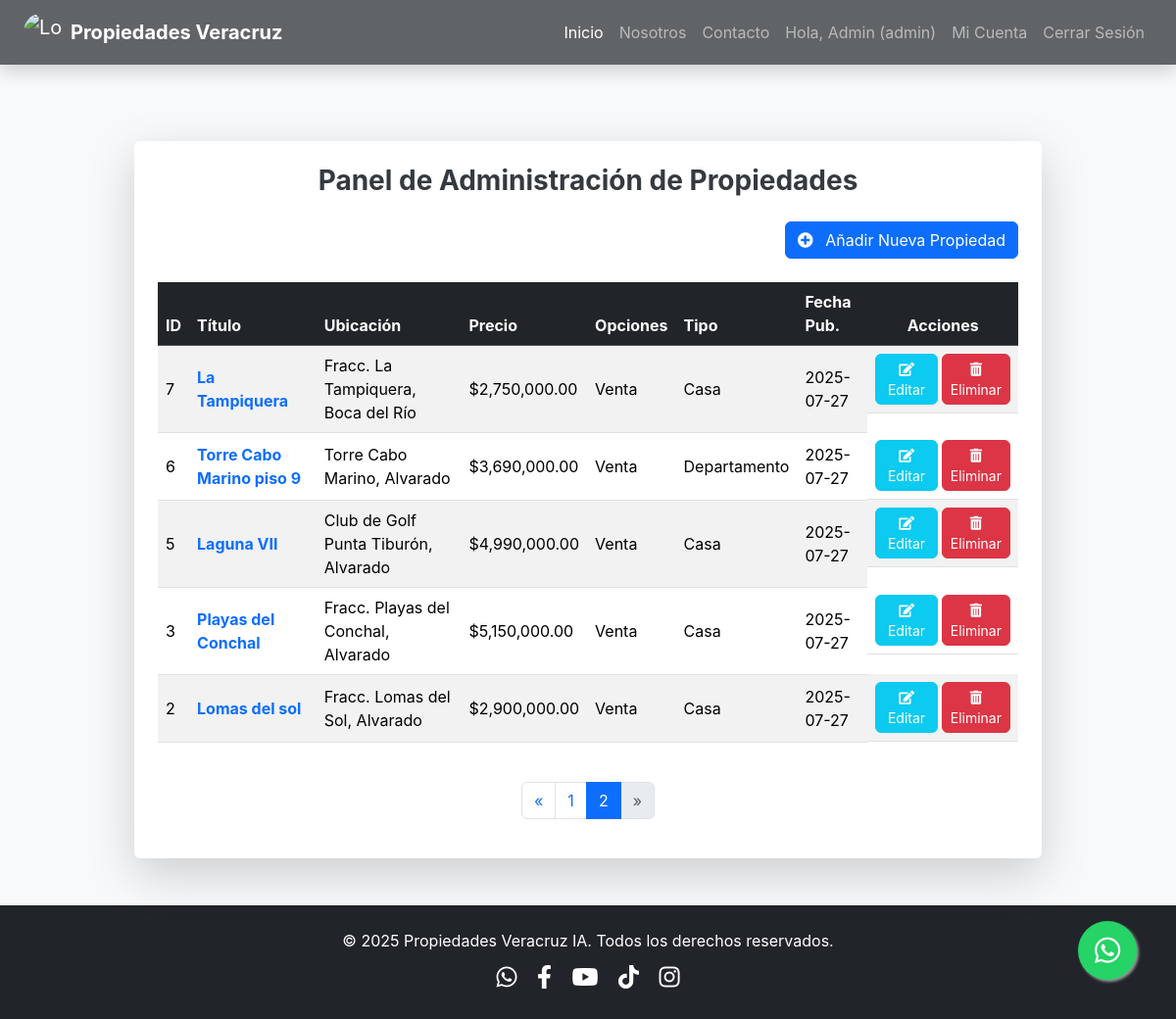
Page /dashboard?page=2 (signed in) on the committed database.
### models.py (models this page shows, shortened)
class User(db.Model, UserMixin):
    __tablename__ = 'user'
    id = db.Column(db.Integer, primary_key=True)
    username = db.Column(db.String(80), unique=True, nullable=False)
    email = db.Column(db.String(120), unique=True, nullable=False)
    password_hash = db.Column(db.String(128), nullable=False)
    is_admin = db.Column(db.Boolean, default=False, nullable=True)

class Property(db.Model):
    __tablename__ = 'property' # Añadido nombre de tabla explícito para consistencia
    id = db.Column(db.Integer, primary_key=True)
    titulo = db.Column(db.String(100), nullable=False)
    descripcion = db.Column(db.Text, nullable=False)
    precio = db.Column(db.Float, nullable=False)
    ubicacion = db.Column(db.String(200), nullable=False)
    municipio = db.Column(db.String(100), nullable=False)
    property_options = db.Column(db.String(100), nullable=False)
    tipo_propiedad = db.Column(db.String(50), nullable=False) # Ej: Casa, Departamento, Terreno
    num_habitaciones = db.Column(db.Integer, nullable=True)
    num_banos = db.Column(db.Integer, nullable=True)
    num_medios_banos = db.Column(db.Integer, default=0)
    num_estacionamientos = db.Column(db.Integer, default=0)
    area_construccion_metros_cuadrados = db.Column(db.Float, nullable=True)
    area_terreno_metros_cuadrados = db.Column(db.Float, nullable=True)
    antiguedad_tipo = db.Column(db.String(50), nullable=True) # Para 'new' o 'years'
    antiguedad_anos = db.Column(db.Integer, nullable=True)
    cuota_mantenimiento = db.Column(db.Float, default=0.0)
    fecha_publicacion = db.Column(db.DateTime, default=datetime.utcnow)
    images = db.relationship('PropertyImage', backref='property', lazy=True, cascade="all, delete-orphan")
    agente_id = db.Column(db.Integer, db.ForeignKey('user.id'), nullable=False)
    agente = db.relationship('User', backref='managed_properties') # Relación inversa para acceder a las propiedades de un usuario

### app.py (the view)
@main.route("/dashboard")
@login_required
def dashboard():
    page = request.args.get('page', 1, type=int)
    user_properties_query = Property.query.filter_by(agente_id=current_user.id).order_by(Property.fecha_publicacion.desc())
    pagination = user_properties_query.paginate(page=page, per_page=current_app.config['PROPERTIES_PER_PAGE'], error_out=False)
    properties = pagination.items
    return render_template('dashboard.html',
                           properties=properties,
                           pagination=pagination,
                           title='Mi Panel de Administración')

### app.py (called while the page is built)
@login_manager.user_loader
def load_user(user_id):
    return db.session.get(User, int(user_id))

### templates/dashboard.html (shortened to what this page needs)
{% extends "base.html" %}
{% block content %}
    <div class="container my-5 pt-5">
        <div class="row justify-content-center">
            <div class="col-lg-10 col-md-12">
                <div class="card shadow-lg border-0 rounded-lg p-4">
                    <h2 class="mb-4 text-center fw-bold text-primary fs-3">Panel de Administración de Propiedades</h2>
                    <div class="d-flex justify-content-end mb-4">
                        <a href="{{ url_for('main.add_property') }}" class="btn btn-primary">
                            <i class="fas fa-plus-circle me-2"></i> Añadir Nueva Propiedad
                        </a>
                    </div>
                    {% if properties %}
                        <div class="table-responsive">
                            <table class="table table-striped table-hover align-middle">
                                <thead class="table-dark">
                                    <tr>
                                        <th scope="col">ID</th>
                                        <th scope="col">Título</th>
                                        <th scope="col">Ubicación</th>
                                        <th scope="col">Precio</th>
                                        <th scope="col">Opciones</th>
                                        <th scope="col">Tipo</th>
                                        <th scope="col">Fecha Pub.</th>
                                        <th scope="col" class="text-center">Acciones</th>
                                    </tr>
                                </thead>
                                <tbody>
                                    {% for property in properties %}
                                    <tr>
                                        <td>{{ property.id }}</td>
                                        <td><a href="{{ url_for('main.property_detail', property_id=property.id) }}" class="text-decoration-none text-primary fw-bold">{{ property.titulo }}</a></td>
                                        <td>{{ property.ubicacion }}, {{ property.municipio }}</td>
                                        <td>${{ "{:,.2f}".format(property.precio) }}</td>
                                        <td>{{ property.property_options }}</td>
                                        <td>{{ property.tipo_propiedad }}</td>
                                        <td>{{ property.fecha_publicacion.strftime('%Y-%m-%d') }}</td>
                                        <td class="text-center d-flex flex-column flex-sm-row justify-content-center align-items-center gap-1">
                                            <a href="{{ url_for('main.edit_property', property_id=property.id) }}" class="btn btn-sm btn-info text-white rounded">
                                                <i class="fas fa-edit"></i> Editar
                                            </a>
                                            <form action="{{ url_for('main.delete_property', property_id=property.id) }}" method="POST" class="d-inline-block">
                                                <button type="submit" class="btn btn-sm btn-danger rounded" onclick="return confirm('¿Estás seguro de que quieres eliminar esta propiedad? Esta acción no se puede deshacer.');">
                                                    <i class="fas fa-trash-alt"></i> Eliminar
                                                </button>
                                            </form>
                                        </td>
                                    </tr>
                                    {% endfor %}
                                </tbody>
                            </table>
                        </div>
                    {% else %}
                        <div class="alert alert-info text-center" role="alert">
                            Aún no has añadido ninguna propiedad. ¡Haz clic en "Añadir Nueva Propiedad" para empezar!
                        </div>
                    {% endif %}
                    {% if pagination.pages > 1 %}
                    <nav aria-label="Page navigation" class="mt-4">
                        <ul class="pagination justify-content-center">
                            <li class="page-item {% if not pagination.has_prev %}disabled{% endif %}">
                                <a class="page-link" href="{{ url_for('main.dashboard', page=pagination.prev_num) }}" aria-label="Previous">
                                    <span aria-hidden="true">&laquo;</span>
                                </a>
                            </li>
                            {% for page_num in pagination.iter_pages(left_edge=1, right_edge=1, left_current=1, right_current=2) %}
                                {% if page_num %}
                                    {% if pagination.page == page_num %}
                                        <li class="page-item active"><a class="page-link" href="#">{{ page_num }}</a></li>
                                    {% else %}
                                        <li class="page-item">
                                            <a class="page-link" href="{{ url_for('main.dashboard', page=page_num) }}">
                                                {{ page_num }}
                                            </a>
                                        </li>
                                    {% endif %}
                                {% else %}
                                    <li class="page-item disabled"><a class="page-link" href="#">...</a></li>
                                {% endif %}
                            {% endfor %}
                            <li class="page-item {% if not pagination.has_next %}disabled{% endif %}">
                                <a class="page-link" href="{{ url_for('main.dashboard', page=pagination.next_num) }}" aria-label="Next">
                                    <span aria-hidden="true">&raquo;</span>
                                </a>
                            </li>
                        </ul>
                    </nav>
                    {% endif %}
                </div>
            </div>
        </div>
    </div>
{% endblock content %}

### templates/base.html (shortened to what this page needs)
<!DOCTYPE html>
<html lang="es">
<head>
    <link href="https://cdn.jsdelivr.net/npm/bootstrap@5.3.3/dist/css/bootstrap.min.css" rel="stylesheet">
    <link rel="stylesheet" href="https://cdn.jsdelivr.net/npm/bootstrap-icons@1.11.3/font/bootstrap-icons.min.css">
    <link rel="stylesheet" href="https://cdnjs.cloudflare.com/ajax/libs/font-awesome/5.15.4/css/all.min.css" />
    <link rel="stylesheet" href="https://cdnjs.cloudflare.com/ajax/libs/animate.css/4.1.1/animate.min.css"/>
    <link rel="stylesheet" href="{{ url_for('static', filename='style.css') }}">
</head>
<body>
    <nav class="navbar navbar-expand-lg navbar-dark bg-dark fixed-top shadow">
        <div class="container-fluid px-4">
            <a class="navbar-brand d-flex align-items-center me-auto" href="{{ url_for('main.home') }}">
                <img src="{{ url_for('static', filename='img/banners/logo_01.jpg') }}" alt="Logo" width="40" height="40" class="d-inline-block align-text-top rounded-circle me-2">
                <span class="fw-bold">Propiedades Veracruz </span>
            </a>
            <div class="collapse navbar-collapse" id="navbarNav">
                <ul class="navbar-nav ms-auto">
                    <li class="nav-item">
                        <a class="nav-link active" aria-current="page" href="{{ url_for('main.home') }}">Inicio</a>
                    </li>
                    <li class="nav-item">
                        <a class="nav-link" href="{{ url_for('main.about_us') }}">Nosotros</a>
                    </li>
                    <li class="nav-item">
                        <a class="nav-link" href="{{ url_for('main.contact') }}">Contacto</a>
                    </li>
                    {% if current_user.is_authenticated %}
                        <li class="nav-item">
                            <span class="nav-link">
                                Hola,
                                {% if current_user.is_admin %}
                                    Admin ({{ current_user.username }})
                                {% else %}
                                    {{ current_user.username }}
                                {% endif %}
                            </span>
                        </li>
                        <li class="nav-item">
                            <a class="nav-link" href="{{ url_for('main.dashboard') }}">Mi Cuenta</a>
                        </li>
                        <li class="nav-item">
                            <a class="nav-link" href="{{ url_for('main.logout') }}">Cerrar Sesión</a>
                        </li>
                    {% endif %}
                </ul>
            </div>
        </div>
    </nav>
    <main class="pt-5">
        {% block content %}{% endblock %}
    </main>
    <footer class="bg-dark text-white text-center py-4 mt-5">
        <div class="container">
            <p class="mb-0">© 2025 Propiedades Veracruz IA. Todos los derechos reservados.</p>
            <div class="social-icons mt-2">
                <a href="https://wa.me/522293019294" class="text-white mx-2" target="_blank" rel="noopener noreferrer"><i class="fab fa-whatsapp"></i></a>
                <a href="https://www.facebook.com/cMagnaDjesus" class="text-white mx-2" target="_blank" rel="noopener noreferrer"><i class="fab fa-facebook-f"></i></a>
                <a href="https://www.youtube.com/@propiedades-veracruz_2024" class="text-white mx-2" target="_blank" rel="noopener noreferrer"><i class="fab fa-youtube"></i></a>
                <a href="https://www.tiktok.com/@cmagnadj" class="text-white mx-2" target="_blank" rel="noopener noreferrer"><i class="fab fa-tiktok"></i></a>
                <a href="https://www.instagram.com/propiedades_veracruz/" class="text-white mx-2" target="_blank" rel="noopener noreferrer"><i class="fab fa-instagram"></i></a>
            </div>
        </div>
    </footer>
    <a href="#" id="whatsapp-float-btn" class="whatsapp-float" target="_blank" rel="noopener noreferrer">
        <i class="fab fa-whatsapp"></i>
    </a>
</body>
</html>

### static/style.css (style rules this page uses)
html, body { height: 100%; margin: 0; font-family: 'Inter', sans-serif; background-color: #f8f9fa; color: #343a40; }
.navbar { transition: background-color 0.3s ease-in-out; backdrop-filter: blur(5px); background-color: rgba(33, 37, 41, 0.7) !important; }
.navbar-brand .fw-bold { font-weight: 700 !important; }
.container h2.text-primary { font-size: 1.5rem; color: #343a40 !important; }
footer { background-color: #212529; color: #f8f9fa; }
.social-icons a { font-size: 1.5rem; margin: 0 10px; color: #f8f9fa; transition: color 0.3s ease; }
.whatsapp-float { position: fixed; width: 60px; height: 60px; bottom: 40px; right: 40px; background-color: #25d366; color: #FFF; border-radius: 50px; text-align: center; font-size: 30px; box-shadow: 2px 2px 3px #999; z-index: 1000; display: flex; justify-content: center; align-items: center; text-decoration: none; transition: background-color 0.3s ease, transform 0.3s ease; }
.whatsapp-float i { margin-top: 0; }

### rows in the picture
User: username "admin"
Property: id "7", titulo "La Tampiquera", ubicacion "Fracc. La Tampiquera", municipio "Boca del Río", precio "2,750,000.00", property_options "Venta", tipo_propiedad "Casa", fecha_publicacion "2025-07-27"
Property: id "6", titulo "Torre Cabo Marino piso 9", ubicacion "Torre Cabo Marino", municipio "Alvarado", precio "3,690,000.00", property_options "Venta", tipo_propiedad "Departamento", fecha_publicacion "2025-07-27"
Property: id "5", titulo "Laguna VII", ubicacion "Club de Golf Punta Tiburón", municipio "Alvarado", precio "4,990,000.00", property_options "Venta", tipo_propiedad "Casa", fecha_publicacion "2025-07-27"
Property: id "3", titulo "Playas del Conchal", ubicacion "Fracc. Playas del Conchal", municipio "Alvarado", precio "5,150,000.00", property_options "Venta", tipo_propiedad "Casa", fecha_publicacion "2025-07-27"
Property: id "2", titulo "Lomas del sol", ubicacion "Fracc. Lomas del Sol", municipio "Alvarado", precio "2,900,000.00", property_options "Venta", tipo_propiedad "Casa", fecha_publicacion "2025-07-27"

### other values in the picture
{{ page_num }} "1"
{{ page_num }} "2"
